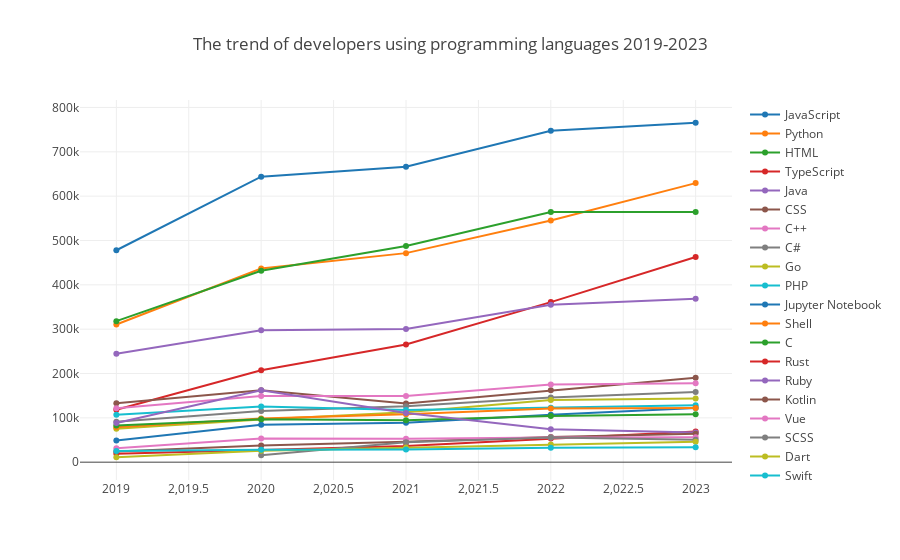

Notebook code for this chart:
### Markdown cell above
#### 1.5.2 2019-2023年开发者使用编程语言趋势

### Code cell
openDigger.driver.clickhouse.query(`
SELECT toYear(created_at) AS year, COUNT(DISTINCT actor_id) AS user_count, COUNT(DISTINCT repo_id) AS repo_count, repo_language
FROM events
WHERE toYear(created_at) IN ('${years.join(`', '`)}') AND repo_language IN (
    SELECT repo_language FROM (
        SELECT COUNT(DISTINCT actor_id) AS user_count, COUNT(DISTINCT repo_id) AS repo_count, repo_language
        FROM events
        WHERE repo_language != '' AND toYear(created_at) = '${year}'
        GROUP BY repo_language
        ORDER BY user_count DESC
        LIMIT 20
    )
)
GROUP BY year, repo_language
ORDER BY year DESC, user_count DESC
`, { format: 'JSONEachRow' }).then(data => {
    var group_key = "repo_language";
    var group_names = [];
    var newArr = [];
    data.forEach(item => {
      if (group_names.indexOf(item[group_key]) === -1) {
        let group_first_record = {};
        Object.keys(item).forEach(key => {
            group_first_record[key] = [item[key]];
        });
        newArr.push(group_first_record);
        group_names.push(item[group_key]);
      } else {
        newArr.forEach(newItem => {
          if (newItem[group_key][0] == item[group_key]) {
            Object.keys(item).forEach(key => {
                newItem[key].push(item[key]);
            });
          }
        })
      }
    });
    data = newArr;
    openDigger.render.plotly(data.map(row => {
        return {
            x: row.year,
            y: row.user_count,
            name: row.repo_language[0]
        };
    }), {title: `The trend of developers using programming languages ${startYear}-${year}`, xasix: { type: 'category' } });
})

### Figure 1 — Plotly figure (JSON) as saved in the notebook; plotly's stock layout.template omitted (floating-point values rounded to 4 significant figures)
{"data": [{"name": "JavaScript", "x": [2023, 2022, 2021, 2020, 2019], "y": ["765589", "747494", "666508", "643915", "477984"]}, {"name": "Python", "x": [2023, 2022, 2021, 2020, 2019], "y": ["629423", "544924", "471509", "436934", "310636"]}, {"name": "HTML", "x": [2023, 2022, 2021, 2020, 2019], "y": ["564121", "564367", "487654", "431729", "318099"]}, {"name": "TypeScript", "x": [2023, 2022, 2021, 2020, 2019], "y": ["462729", "361101", "265267", "207539", "118438"]}, {"name": "Java", "x": [2023, 2022, 2021, 2020, 2019], "y": ["368795", "355155", "300487", "297811", "244583"]}, {"name": "CSS", "x": [2023, 2022, 2021, 2020, 2019], "y": ["190480", "162228", "132633", "162479", "132831"]}, {"name": "C++", "x": [2023, 2022, 2021, 2020, 2019], "y": ["177905", "175216", "149485", "149550", "121372"]}, {"name": "C#", "x": [2023, 2022, 2021, 2020, 2019], "y": ["158159", "145666", "126050", "115336", "91270"]}, {"name": "Go", "x": [2023, 2022, 2021, 2020, 2019], "y": ["143433", "140510", "112840", "96389", "75654"]}, {"name": "PHP", "x": [2023, 2022, 2021, 2020, 2019], "y": ["128186", "122541", "117485", "125518", "107020"]}, {"name": "Jupyter Notebook", "x": [2023, 2022, 2021, 2020, 2019], "y": ["122475", "107193", "89026", "84443", "48805"]}, {"name": "Shell", "x": [2023, 2022, 2021, 2020, 2019], "y": ["122456", "120912", "108336", "98439", "78614"]}, {"name": "C", "x": [2023, 2022, 2021, 2020, 2019], "y": ["107918", "104020", "94553", "96848", "83000"]}, {"name": "Rust", "x": [2023, 2022, 2021, 2020, 2019], "y": ["69370", "53179", "36404", "27430", "19107"]}, {"name": "Ruby", "x": [2023, 2022, 2021, 2020, 2019], "y": ["66857", "74255", "110927", "162366", "88294"]}, {"name": "Kotlin", "x": [2023, 2022, 2021, 2020, 2019], "y": ["64307", "56645", "45992", "37750", "23887"]}, {"name": "Vue", "x": [2023, 2022, 2021, 2020, 2019], "y": ["56099", "55656", "52981", "53522", "31253"]}, {"name": "SCSS", "x": [2023, 2022, 2021, 2020], "y": ["50526", "55646", "45018", "15788"]}, {"name": "Dart", "x": [2023, 2022, 2021, 2020, 2019], "y": ["46143", "39655", "33159", "25630", "11130"]}, {"name": "Swift", "x": [2023, 2022, 2021, 2020, 2019], "y": ["33839", "32512", "28538", "28272", "25228"]}], "layout": {"autosize": true, "title": {"text": "The trend of developers using programming languages 2019-2023"}, "xasix": {"type": "category"}, "xaxis": {"autorange": true, "range": [2019.0, 2023.0], "type": "linear"}, "yaxis": {"autorange": true, "range": [-51130.0, 827900.0], "type": "linear"}}}
